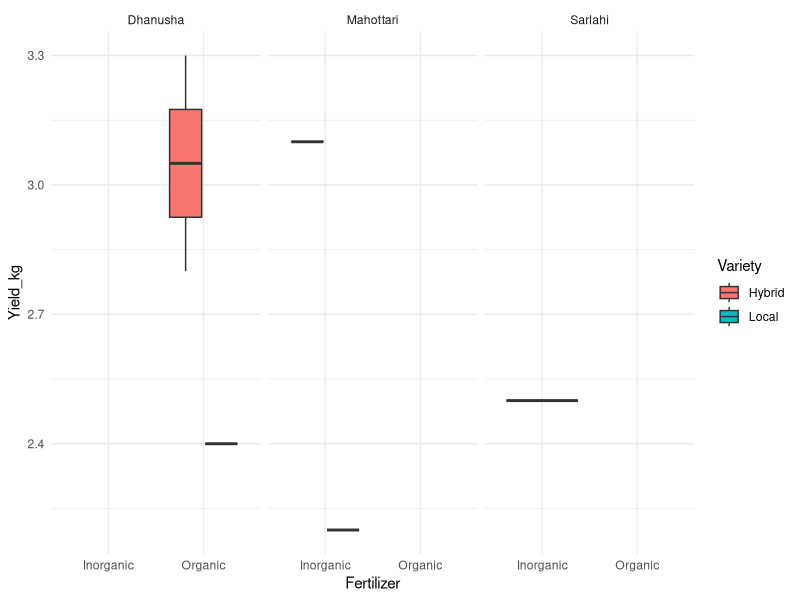
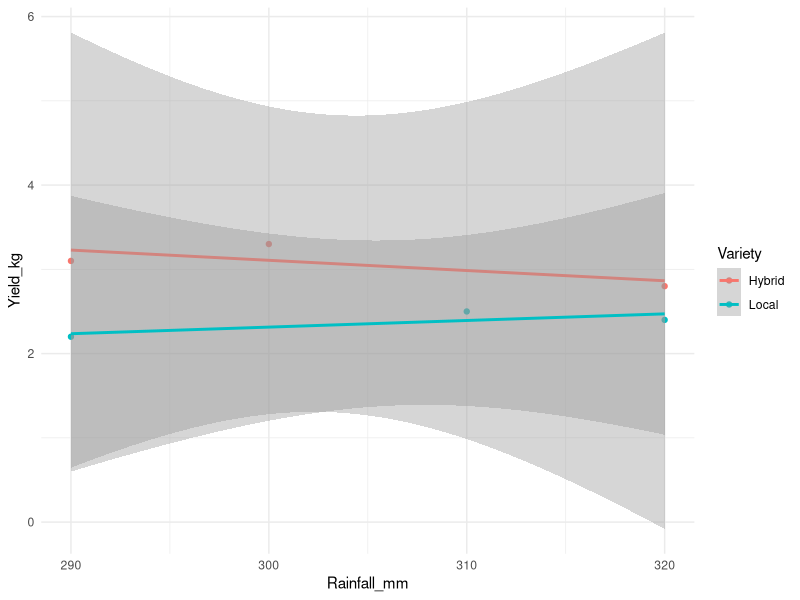

Here is the R script that generated these plots, in order:
### Relational data handling, nested data workflows, advanced visualization ###


# By the end of the day 5, you'll be able to:
# Perform advanced joins using dplyr
# conduct multi-level grouping and summary statistics
# Use tidy evaluation ({{ }} and across)
# Work with nested dataframes and purrr
# Prepare tidy datasets for regression modeling
# Build clean analysis pipelines for agricultural data


# Load the libraries and Data in R
library(tidyverse)
# Read in the data
maize <- read.csv('maize_day5.csv')         # crop perfomance per plot
weather <- read.csv('weather_day5.csv')     # weather conditions per farmer
farmer <- read.csv('farmer_day5.csv')       # farmer metadata

# Advanced data joins and merging
# join all three datasets to get one enriched dataset
# join maize with farmer and then, weather
maize_full <- maize %>%
  left_join(farmer, by = 'FarmerID') %>%
  left_join(weather, by = 'FarmerID')

glimpse(maize_full)


# multi-level grouping and summarising
# analyze how different combinations affect yield
# average yield per district and variety

maize_full %>%
  group_by(District, Variety) %>%
  summarise(mean_yield = mean(Yield_kg), .groups = 'drop')
# use across() to compute multiple summaries
# summary for both yield and height
maize_full %>%
  group_by(Variety) %>%
  summarise(across(c(Yield_kg, Height_cm), list(mean = mean, sd = sd)))


# Visualizing with ggplot2 (Advanced)
# Use faceting and color mapping for comparison
# Yield by fertilizer and variety
ggplot(maize_full, aes(x = Fertilizer, y = Yield_kg, fill = Variety))+
  geom_boxplot()+
  facet_wrap(~ District)+
  theme_minimal()



# Working with Nested Data + Purrr
# Use nest() + map() for modular analysis per farmer of district

# Nest by district
nested <- maize_full %>%
  group_by(District) %>%
  nest()

# summary per district using map()
nested <- nested %>%
  mutate(stats = map(data, ~ summarise(.x, mean_yield = mean(Yield_kg), n = n())))

# unnest results
nested %>%
  select(District, stats) %>%
  unnest(stats)


# Regression-ready Dataframe
# prepare dataset for modeling yield based on rainfall, temperature, fertilizer
# one hot encoding (tidyverse way)
maize_model_data <- maize_full %>%
  mutate(across(c(Variety, Fertilizer), as.factor)) %>%
  mutate(across(c(Variety, Fertilizer), ~as.numeric(as.factor(.x)))) %>%
  select(Yield_kg, Variety, Fertilizer, Rainfall_mm, Temperature_C)

glimpse(maize_model_data)



# Challenge Project: mini report
# Tasks:
# Which fertilizer gives higher yield across districts?
# Is hybrid variety consistently better across rainfall variations?
# How do rainfall and temperature correlate with yield?
  
# Question 1
maize_full %>%
  group_by(Fertilizer, District) %>%
  summarise(mean_yield = mean(Yield_kg), .groups = 'drop')

# Question 2
ggplot(maize_full, aes(x = Rainfall_mm, y = Yield_kg, color = Variety))+
  geom_point()+
  geom_smooth(method = 'lm')+
  theme_minimal()

# Question 3
maize_full %>%
  summarise(cor_yield_rain = cor(Yield_kg, Rainfall_mm),
            cor_yield_temp = cor(Yield_kg, Temperature_C))
